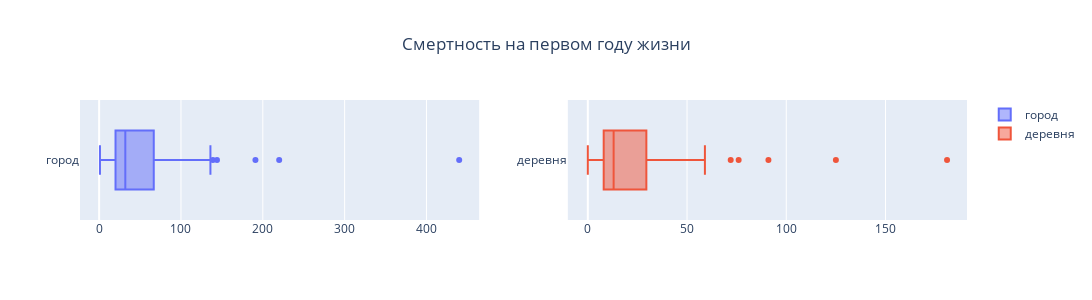

The code cell stored with this chart in its notebook:
### Markdown cell above
##### 1.2.3 число умерших детей на первом году жизни (город, деревня)

### Code cell
fig=make_subplots(rows=1,
                  cols=2)
fig.add_box(x=data['число умерших детей на первом году жизни в городе 2020'],row=1,col=1,name='город')
fig.add_box(x=data['число умерших детей на первом году жизни в деревне 2020'],row=1,col=2,name='деревня')

fig.update_layout(title={'text':'Смертность на первом году жизни','x':0.5},
                  height=300, # общаая высота графика
                  width=1500,
                  )
fig.show()

### Figure 1 — Plotly figure (JSON) as saved in the notebook; plotly's stock layout.template omitted (floating-point values rounded to 4 significant figures)
{"data": [{"name": "город", "type": "box", "x": [440, 220, 139, 191, 144, 124, 113, 130, 102, 102, 104, 136, 109, 79, 130, 109, 88, 66, 45, 118, 58, 53, 38, 61, 48, 69, 38, 70, 25, 48, 40, 109, 49, 51, 53, 25, 31, 33, 32, 32, 17, 29, 36, 22, 31, 31, 24, 33, 33, 30, 10, 51, 20, 25, 40, 34, 27, 22, 31, 14, 9, 29, 25, 21, 24, 20, 29, 10, 19, 12, 15, 16, 24, 20, 13, 7, 15, 19, 11, 3, 1, 6, 4, 7, 2], "xaxis": "x", "yaxis": "y"}, {"name": "деревня", "type": "box", "x": [10, 26, 91, 0, 38, 76, 125, 40, 31, 26, 26, 181, 44, 59, 34, 20, 31, 31, 16, 49, 12, 44, 31, 44, 54, 26, 14, 5, 22, 23, 23, 72, 15, 10, 5, 18, 9, 12, 8, 11, 7, 12, 23, 13, 15, 11, 5, 12, 31, 5, 14, 13, 8, 3, 29, 33, 12, 35, 15, 4, 8, 13, 0, 12, 9, 11, 13, 10, 4, 8, 10, 5, 23, 5, 12, 7, 0, 17, 3, 5, 21, 5, 0, 1, 2], "xaxis": "x2", "yaxis": "y2"}], "layout": {"height": 300, "title": {"text": "Смертность на первом году жизни", "x": 0.5}, "width": 1500, "xaxis": {"anchor": "y", "domain": [0, 0.45]}, "xaxis2": {"anchor": "y2", "domain": [0.55, 1]}, "yaxis": {"anchor": "x", "domain": [0, 1]}, "yaxis2": {"anchor": "x2", "domain": [0, 1]}}}
